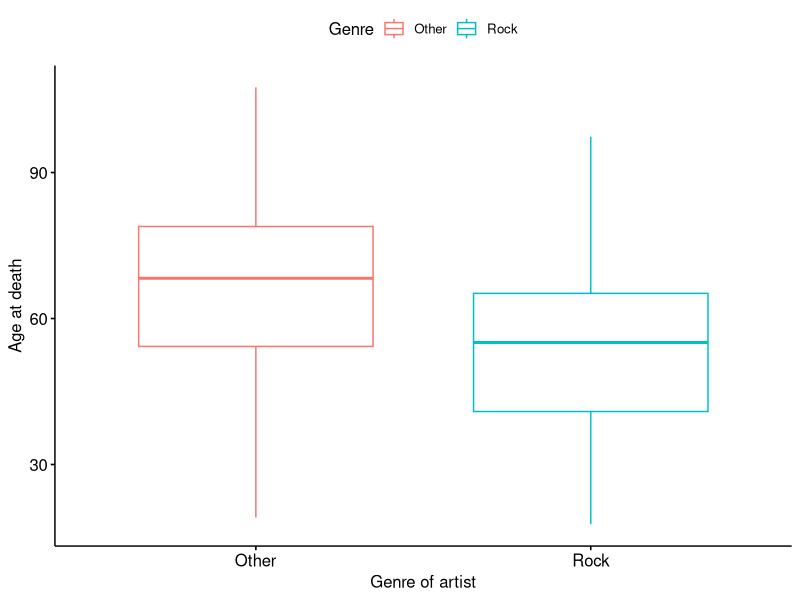
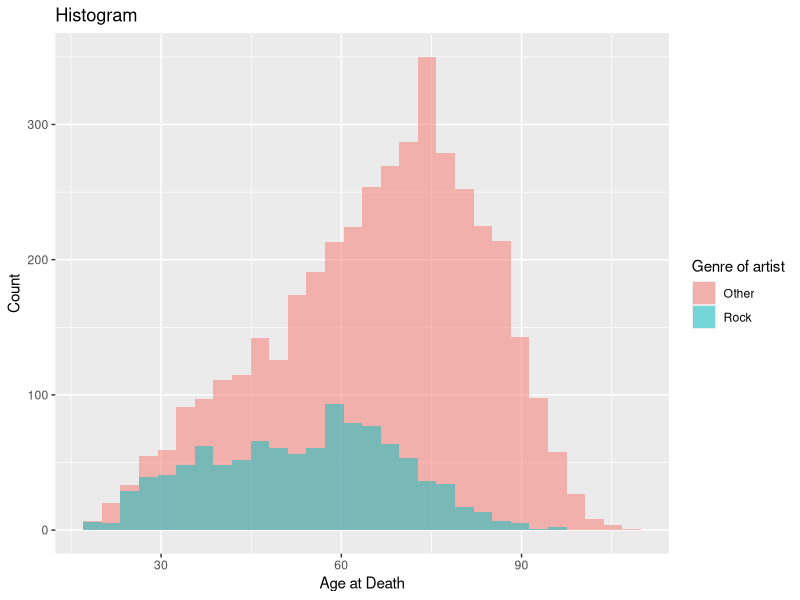
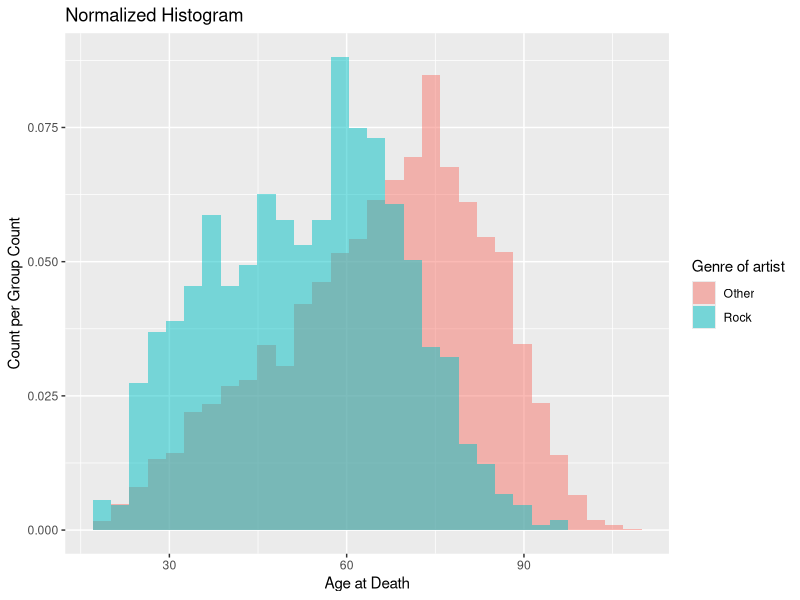
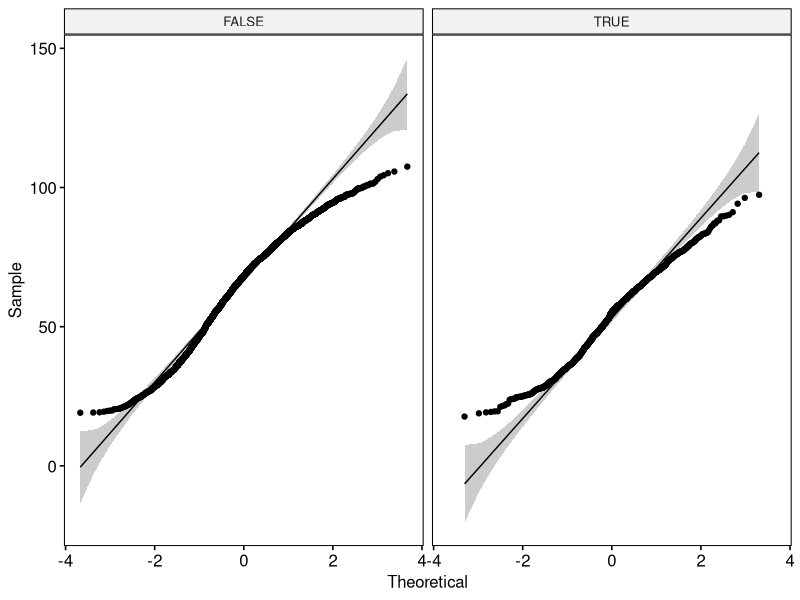

These figures' R source, in order: (Note: this script raises an error after producing the figures.)

library(tidyverse)

## Load in csv as dataframe
df <- read_csv2('death_genre.csv')

## Transform birth and death dates to date formats 
## + calculate age at death
## + add logical expression column if the genre contains rock or not
calculations_df <- df %>%
  mutate(`birth date` = as.Date(`birth date`),
         `death date` = as.Date(`death date`),
         days_at_death = `death date` - `birth date`,
         age_at_death = days_at_death / 365.25,
         is_rock = str_detect(genre,coll("rock", ignore_case = TRUE)))

clean_df <- subset(calculations_df, !(age_at_death <= 17)) %>%
  mutate(age_at_death = as.numeric(age_at_death))

## Group by the logical expression then calculate count, mean age, SD of age
summary_df <- clean_df %>%
  select(age_at_death, is_rock) %>%
  group_by(is_rock) %>%
  summarise(n = n(),
            m_age_at_death = mean(age_at_death),
            SD = sd(age_at_death),
            statistic = shapiro.test(age_at_death)$statistic,
            p.value = shapiro.test(age_at_death)$p.value,
            median = median(age_at_death),
            IQR = IQR(age_at_death))
#Shapiro-Wilks test of normality is singificant, assumption of normality is not met


# Boxplot visualization
# install.packages("ggpubr")
library(ggpubr)
ggboxplot(clean_df, x = "is_rock", y = "age_at_death", 
          color = "is_rock", 
          ylab = "Age at death", xlab = "Genre of artist", ) +
  scale_x_discrete(labels = c("Other", "Rock")) +
  scale_color_discrete(labels = c("Other", "Rock"), name="Genre")
#palette = c("#00AFBB", "#E7B800")

## Histogram
ggplot(clean_df, aes(x = age_at_death, fill = is_rock)) +
  geom_histogram(position = "identity", bins = 30, alpha=0.5) +
  labs(x = "Age at Death", y = "Count", fill = "Genre of artist",
       title = "Histogram",
       subtitle = ) +
  scale_fill_discrete(labels = c("Other", "Rock"))

# Normalized histogram visualization
ggplot(clean_df, aes(x = age_at_death, fill = is_rock)) +
  geom_histogram(aes(y = 2*(..density..)/sum(..density..)),
                 position = "identity", bins = 30, alpha=0.5) +
  labs(x = "Age at Death", y = "Count per Group Count", fill = "Genre of artist",
       title = "Normalized Histogram",
       subtitle = ) +
  scale_fill_discrete(labels = c("Other", "Rock"))


## Q-Q plots
ggqqplot(clean_df, x = "age_at_death", facet.by = "is_rock")

library(car)
## Levene's test with one independent variable
# leveneTest(age_at_death ~ is_rock, data = clean_df) #p = 0.0099 not met

## Independent t-test - only if we were able to assume equal distribution, but no
# t.test (age_at_death ~ is_rock, var.equal=FALSE, data = clean_df)

## Wilcoxon test - since assumption of normality is not met
wilcox.test(age_at_death ~ is_rock, data = clean_df)

## Get effect size
library(rstatix)
clean_df %>% wilcox_effsize(age_at_death ~ is_rock)
clean_df %>%
  group_by(is_rock) %>%
  get_summary_stats(age_at_death, type = "median_iqr")
